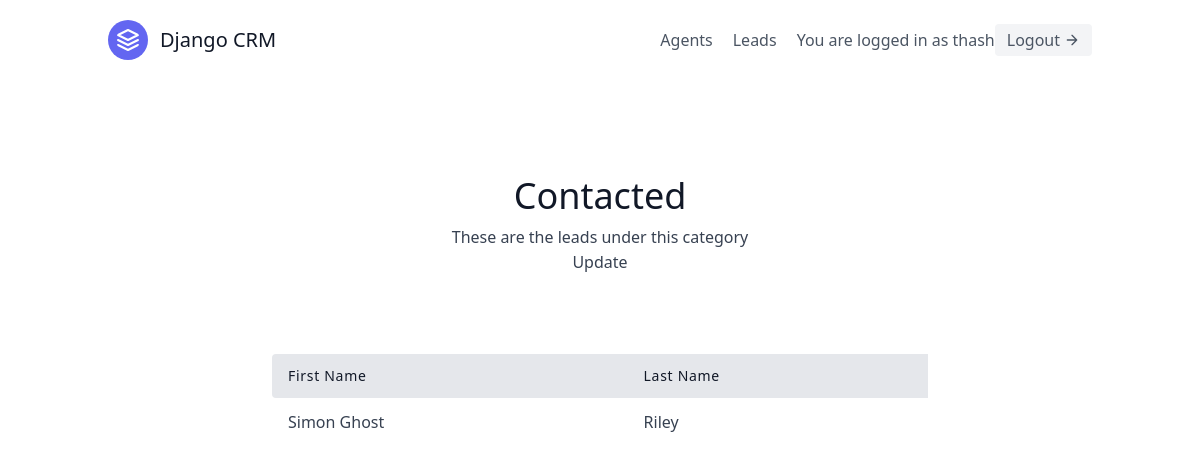
Page /leads/categories/1/ (signed in) on the earlier database version.
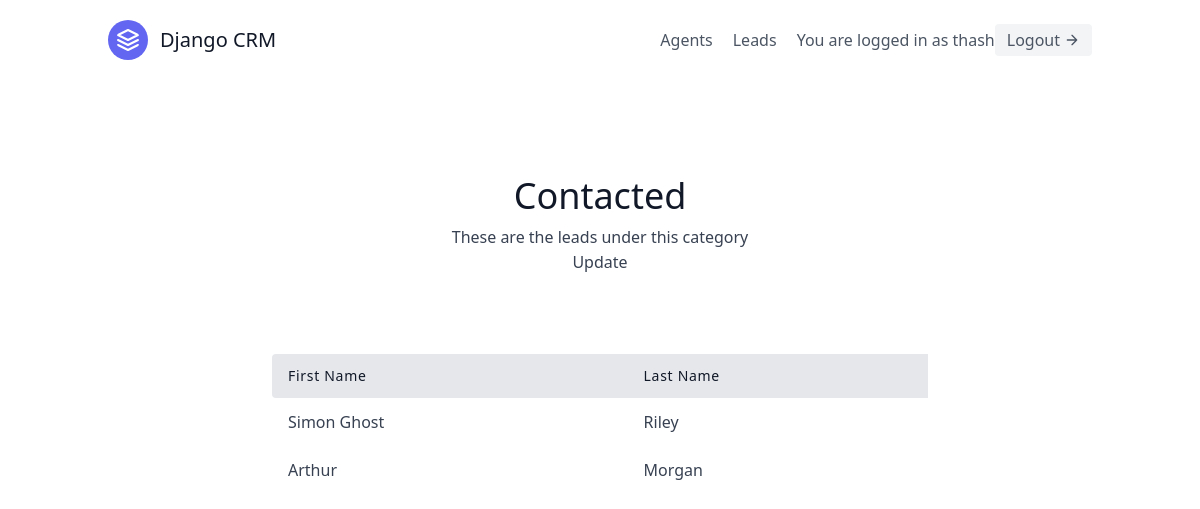
Same page on the later database version.
### leads/models.py (models this page shows, shortened)
class Lead(models.Model):
    first_name = models.CharField(max_length=20)
    last_name = models.CharField(max_length=20)
    age = models.IntegerField(default=0)
    agent = models.ForeignKey(Agent, null=True, blank=True, on_delete=models.SET_NULL)
    organisation = models.ForeignKey(UserProfile, on_delete=models.CASCADE)
    category = models.ForeignKey("Category", related_name="leads",  null=True, blank=True, on_delete=models.SET_NULL)
    description = models.TextField()
    date_added = models.DateTimeField(auto_now_add=True)
    phone_number = models.CharField(max_length=20)
    email = models.EmailField()

### leads/views.py (the view)
# urls.py: path('categories/<int:pk>/', views.CategoryDetailView.as_view(), name='category-detail'),
class CategoryDetailView(LoginRequiredMixin, generic.DetailView):
    template_name = "leads/category_detail.html"
    context_object_name = "category"
    def get_queryset(self):
        user = self.request.user
        if user.is_organiser:
            queryset = Category.objects.filter(organisation=user.userprofile)
        else:
            queryset = Category.objects.filter(organisation=user.agent.organisation)
        return queryset

### leads/templates/leads/category_detail.html
{% extends "base.html" %}
{% block content %}
<section class="text-gray-700 body-font">
    <div class="container px-5 py-24 mx-auto">
      <div class="flex flex-col text-center w-full mb-20">
        <h1 class="sm:text-4xl text-3xl font-medium title-font mb-2 text-gray-900">
            {{ category.name }}
        </h1>
        <p class="lg:w-2/3 mx-auto leading-relaxed text-base">
            These are the leads under this category
        </p>
        <a href="{% url 'leads:category-update' category.pk %}" class="hover:text-blue-500">Update</a>
      </div>
      <div class="lg:w-2/3 w-full mx-auto overflow-auto">
        <table class="table-auto w-full text-left whitespace-no-wrap">
          <thead>
            <tr>
                <th class="px-4 py-3 title-font tracking-wider font-medium text-gray-900 text-sm bg-gray-200 rounded-tl rounded-bl">
                    First Name
                </th>
                <th class="px-4 py-3 title-font tracking-wider font-medium text-gray-900 text-sm bg-gray-200">
                    Last Name
                </th>
            </tr>
          </thead>
          <tbody>
            {% for lead in category.leads.all %}
                <tr>
                    <td class="px-4 py-3">
                      <a class="hover:text-blue-500" href="{% url 'leads:detail' lead.pk %}">{{ lead.first_name }}</a>
                    </td>
                    <td class="px-4 py-3">{{ lead.last_name }}</td>
                </tr>
            {% endfor %}
          </tbody>
        </table>
      </div>
    </div>
</section>
{% endblock content %}

Differences in the rows shown:
now on this page (row edited): Lead: first_name "Arthur", last_name "Morgan"
